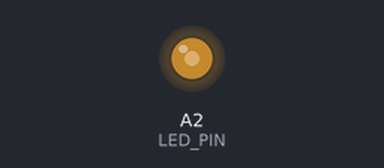
A sketch run on a simulated Arduino Uno, built with avr-gcc and run on an emulated ATmega328P. Parts: output pins drawn as LEDs (lit = HIGH).

Above: at 2.73 s.
Timing chart, 0 to 40.0 s (numbered marks = the images above):
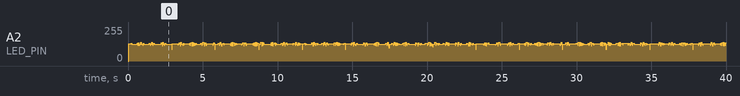

The sketch:

TX.ino
```cpp
// (licence header left out)
//LED OUTPUT DECLARE
#define LED_PIN A2

//CLK LENGTH(ms)
#define CLK 5

//inputString Length
//!!!!!!!!!!!!!!!CAUTION!!!!!!!!!!!!!!!!!!
//IT CONSUMES HUGE MEMORY SPACE
#define LEN 100
//!!!!!!!!!!!!!!!!!!!!!!!!!!!!!!!!!!!!!!!!

//SYNCBYTE before transmission start
#define SYNCBYTE 5

//clk boolean
bool clk = 0;

//inputString Setup
//about ~100 characters can be handled
const char inputString[LEN] = "hello, its reliable test for very very very very very very very long menchester code";

//128BYTE BOOLEAN-ARRAY to store binary text data
bool string_Signal[1024] = {0, };

//sending_value (will updated by xor with clk & data)
bool sending_value = 0;

//for sending loop
int stringIndex = 0;

//symbol of start of transmission
//NOT USING FOR NOW
const bool _symbol_SOT[8] = {0, 0, 0, 0, 0, 1, 1, 0};

//symbol of end of transmission
const bool _symbol_EOT[8] = {0, 0, 0, 0, 0, 1, 0, 0};

//FOR BENCHMARKING=============================
// unsigned long _time_started;
// unsigned long _time_ended;
// char buffer[100];
//FOR BENCHMARKING=============================

void setup() {
  //FOR BENCHMARKING===========================
  // Serial has been disabled since serial comm causes unknown delay
  // Serial.begin(115200);
  //FOR BENCHMARKING===========================
  pinMode(LED_PIN, OUTPUT);
    for (int i = 0; i < strlen(inputString) + SYNCBYTE + 1; i++) {
      if(i < SYNCBYTE){
        for (int j = 0; j < 8; j++) {
            string_Signal[8*i + 7-j] = (1);
        }
      } else if(i == (strlen(inputString) + SYNCBYTE)) {
        for (int j = 0; j < 8; j++) {
            string_Signal[8*i + 7-j] = _symbol_EOT[7 - j];
        }
      } else {
        for (int j = 0; j < 8; j++){
            string_Signal[8*i + 7-j] = ((inputString[i - SYNCBYTE] & (0x01 << j)) != 0);
        }
      }
    }
    //FOR BENCHMARKING===========================
    // Serial.print("start TRANSMISSION \n");
    //FOR BENCHMARKING===========================
}

void loop() {
  clk = !clk;
  sending_value = clk ^ string_Signal[stringIndex];
  digitalWrite(LED_PIN, sending_value);
  delay(CLK/2);
  clk = !clk;
  sending_value = clk ^ string_Signal[stringIndex];
  digitalWrite(LED_PIN, sending_value);
  delay(CLK/2);
  stringIndex += 1;
  if(stringIndex == (strlen(inputString) + SYNCBYTE + 1) * 8) {
      stringIndex = 0;
      //FOR BENCHMARKING===========================
      // _time_ended = millis();
      // Serial.print("\n");
      // Serial.print((strlen(inputString) + SYNCBYTE + 1) * 8);
      // Serial.print("\n");
      // Serial.print(String((_time_ended) - (_time_started)));
      //FOR BENCHMARKING===========================
      delay(10);
      //FOR BENCHMARKING===========================
      // _time_started = millis();
      //FOR BENCHMARKING===========================
  }
  // digitalWrite(LED_PIN, 0);
}
```
